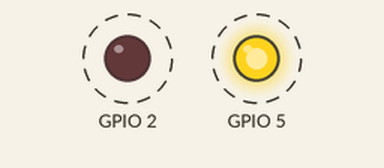
Recording of a sketch running on a simulated ESP32. On the bench: output pins drawn as LEDs (lit = HIGH). Dashed ring = blinking.

Above: at 0.5 s.
Timing chart, 0 to 4.6 s (numbered marks = the images above):
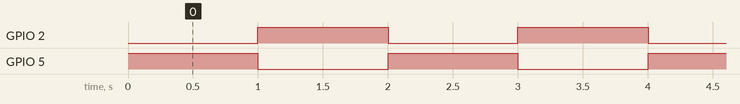

Measured:
- by itself, GPIO 2, GPIO 5: alternates HIGH for 1.0 s and LOW for 1.0 s

The sketch:

sketch.ino
```cpp
void setup() {
  pinMode(5, OUTPUT);
  pinMode(2, OUTPUT);

}

void loop() {
  digitalWrite(5,HIGH);
  digitalWrite(2,LOW);
  delay(1000);
  digitalWrite(5,LOW);
  digitalWrite(2,HIGH);
  delay(1000);
}
```
